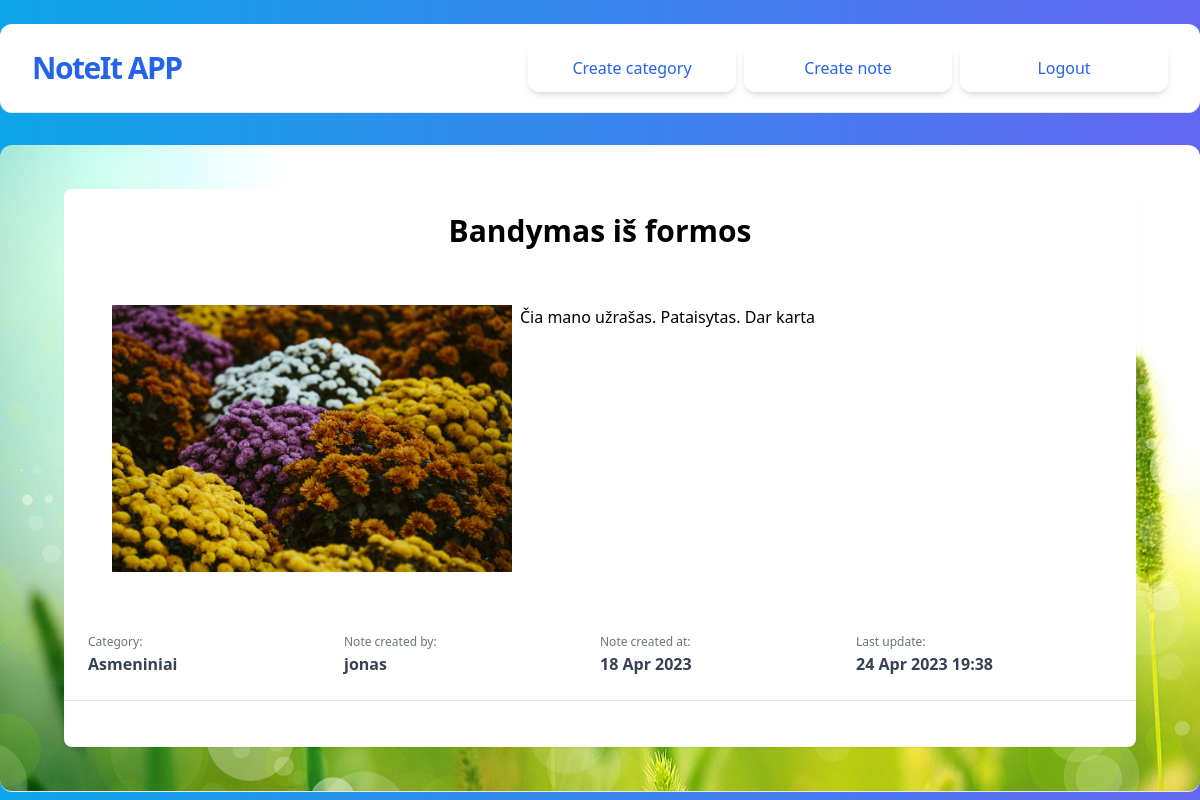
Screenshot of /note/4/ (signed in) with the database file from the repository.
### noteit/models.py (models this page shows, shortened)
class Note(models.Model):
    name = models.CharField(max_length=50)
    description = models.TextField(null=True)
    category = models.ForeignKey(NoteCategory, on_delete=models.CASCADE)
    assigned_to = models.ForeignKey(User, on_delete=models.CASCADE)
    created_at = models.DateTimeField(auto_now_add=True)
    updated_at = models.DateTimeField(auto_now=True)
    note_img = models.ImageField(upload_to='img/', blank=True, null=True)

class NoteCategory(models.Model):
    name = models.CharField(max_length=50)
    def __str__(self):
        return self.name

### accounts/models.py (models this page shows)
class CustomUser(AbstractUser):
    pass

### noteit/views.py (the view)
# urls.py: path('note/<int:pk>/', NotesDetailView.as_view(), name='note-detail'),
@method_decorator(login_required, name='dispatch')
class NotesDetailView(DetailView):
    model = Note

### noteit/templates/noteit/note_detail.html
{% extends 'noteit/base.html' %} {% block content %}
<div class="max-w-7xl h-full overflow-hidden mx-auto py-6 sm:px-6 lg:px-8">
  <div class="bg-white h-full overflow-auto shadow-sm sm:rounded-lg">
    <div class="p-6 bg-white border-b border-gray-200">
      <h1 class="text-3xl font-bold text-center">{{object.name}}</h1>
      <div class="p-6 h-full w-full flex flex-col justify-between">
        <div class="title">
          <div class="h-full py-8 flex">
            {% if note.note_img %}
            <img
              src="{{ note.note_img.url }}"
              alt="{{ note.name }} image"
              style="width: 400px; max-height: 500px"
            />
            {% endif %} {% if object.description %}
            <p class="text-lg text-gray-800 pl-2">
              {{object.description|linebreaks}}
            </p>
            {% else %}
            <p class="text-lg text-gray-800 pl-2">No description</p>
            {% endif %}
          </div>
        </div>
      </div>
      <div class="flex">
        <div class="w-1/4">
          <label for="category" class="text-gray-500 text-xs">Category:</label>
          <p id="category" class="text-gray-700 font-bold">{{note.category}}</p>
        </div>
        <div class="w-1/4">
          <label for="assigned_to" class="text-gray-500 text-xs"
            >Note created by:</label
          >
          <p id="assigned_to" class="text-gray-700 font-bold">
            {{note.assigned_to}}
          </p>
        </div>
        <div class="w-1/4">
          <label for="created_at" class="text-gray-500 text-xs"
            >Note created at:</label
          >
          <p id="created_at" class="text-gray-700 font-bold">
            {{note.created_at|date:"d M Y" }}
          </p>
        </div>
        <div class="w-1/4">
          <label for="updated_at" class="text-gray-500 text-xs"
            >Last update:</label
          >
          <p id="updated_at" class="text-gray-700 font-bold">
            {{note.updated_at|date:"d M Y H:i" }}
          </p>
        </div>
      </div>
    </div>
  </div>
</div>
{% endblock content %}

### rows the page displays
Note: name "Bandymas iš formos", note_img (picture), description "Čia mano užrašas. Pataisytas. Dar karta", category "Asmeniniai", assigned_to "jonas", created_at "18 Apr 2023", updated_at "24 Apr 2023 19:38"
